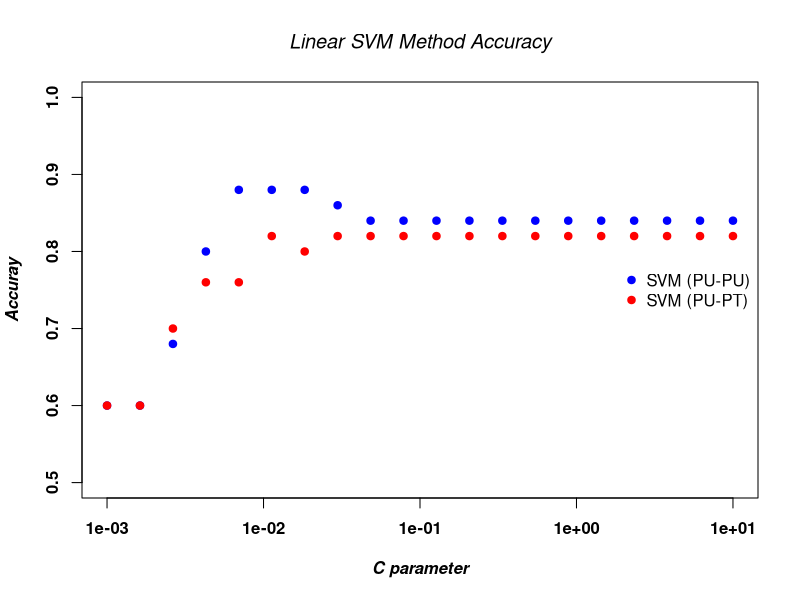

This chart was generated by the following R code:
library(e1071)
library(MASS)

# Generowanie
draw.data.gauss <- function(S1, S2, m1, m2, n1, n2) {
  
  X1 <- mvrnorm(n1, m1, S1)
  X2 <- mvrnorm(n2, m2, S2)
  
  X1 <- data.frame(X1); colnames(X1) <- c("x", "y")
  X2 <- data.frame(X2); colnames(X2) <- c("x", "y")
  
  X1$class <- 1; X2$class <- 2
  
  data <- rbind(X1, X2)
  data <- data[sample(nrow(data)),]
  data$class <- factor(data$class)
  
  return(data)
}

# Parametry danych z rozkladu Gaussa
S1 <- matrix(c(4, 2, 2, 4), 2, 2)
S2 <- matrix(c(4, 2, 2, 2), 2, 2)

m1 <- c(-1, -1)
m2 <- c(2, 2)

n1 <- 30
n2 <- 20

# Ustawienie ziarna dla losowania danych
set.seed(128)

# Generowanie obserwacji
PU <- draw.data.gauss(S1, S2, m1, m2, n1, n2)
PT <- draw.data.gauss(S1, S2, m1, m2, n1, n2)








# Sprawnosc klasyfikatora
ACC <- function(org.class, pred.class) {
  
  CM <- table(org.class, pred.class)
  
  return(sum(diag(CM)) / sum(CM))
}

# Sprawnosc metody SVM lub LDA 
method <- function(data.learn, data.test, C, method = "svm"){
  
  tmp.org <- data.test$class
  
  # Metoda SVM na PU
  if(method == "svm") tmp <- svm(class ~ x + y, type = "C-classification", data = data.learn,
                                    cost = C, scale = F, kernel = "linear")
  
  # Trenowanie LDA na PU
  if(method == "lda") tmp <- lda(class ~ x + y, data = data.learn)
  
  # Predykcja SVM na PT
  tmp.predict <- predict(tmp, data.test)
  
  if(method == "svm") ACC(tmp.org, tmp.predict)
  else ACC(tmp.org, tmp.predict$class)
}

# Parametry c do metody SVM
C <- exp(seq(log(0.001), log(10), length.out = 20))

# Skutecznosc metody SVM uczonej i testowanej na PU
method.svm.predict <- lapply(C, function(i) method(PU, PU, i, "svm"))

# Skutecznosc metody SVM uczonej na PU i testowanej na PT
method.svm.test <- lapply(C, function(i) method(PU, PT, i, "svm"))

# Skutecznosc klasyfikatora LDA uczonego i testowanego na PU
method.lda.predict <- method(PU, PU, NULL, "lda")

# Skutecznosc klasyfikatora LDA uczonego na PU i testowanego na PT
method.lda.test <- method(PU, PT, NULL, "lda")


# Wykres metody SVM dla roznych parametrow c
plot(C, method.svm.predict, col = "blue", type = 'p', main = 'Linear SVM Method Accuracy', ylab = 'Accuray',
     xlab = "C parameter", log = "x", ylim = c(0.5, 1.0), pch = 19, font = 2, font.lab = 4, font.main = 3, lwd = 1, cex = 1)
points(C, method.svm.test, col="red", pch = 19)
legend("right", legend=c("SVM (PU-PU)", "SVM (PU-PT)"), col=c("blue", "red"), pch = c(19, 19), bty = "n", text.col = "black", )


